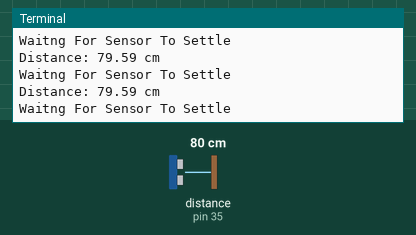
Simulated run of this program. Board: Raspberry Pi (header pin numbers). On the bench: the last lines printed to the terminal. Inputs (shaded band) come from the test bench; at power-on: distance to the obstacle (sensor on pin 35) 80 cm. The echo pulse lasts 58.3 µs per cm; the clock reads 2024-03-15 10:24:30 at power-on unless the program sets it.

Above: at 1.2 s.
1.3 s: distance to the obstacle (sensor on pin 35) set to 2 cm
At 1.9 s:
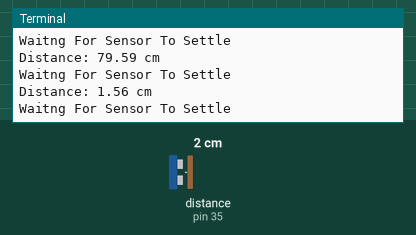
2.8 s: distance to the obstacle (sensor on pin 35) set to 4 cm
At 3.4 s:
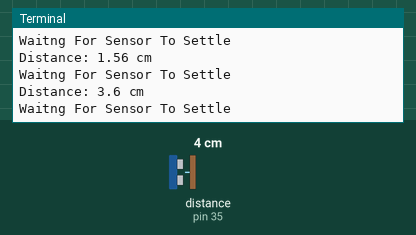
Timing chart, 0 to 5.8 s (numbered marks = the images above; inputs shaded):
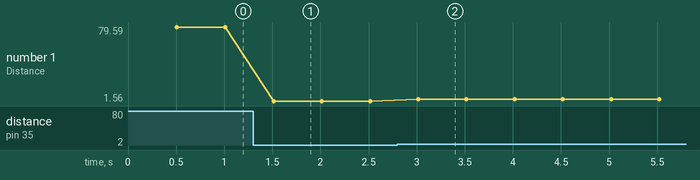

The program:

ultrasonic_sensor_test.py
```python
import RPi.GPIO as GPIO
import time

GPIO.cleanup()
GPIO.setmode(GPIO.BOARD)


TRIG = 37                                   #Associate pin 23 to TRIG
ECHO = 35                                  #Associate pin 24 to ECHO

print "Distance measurement in progress"

GPIO.setup(TRIG,GPIO.OUT)                  #Set pin as GPIO out
GPIO.setup(ECHO,GPIO.IN)                   #Set pin as GPIO in

while True:

  GPIO.output(TRIG, False)                 #Set TRIG as LOW
  print "Waitng For Sensor To Settle"
  time.sleep(0.5)                            #Delay of 2 seconds

  GPIO.output(TRIG, True)                  #Set TRIG as HIGH
  time.sleep(0.00001)                      #Delay of 0.00001 seconds
  GPIO.output(TRIG, False)                 #Set TRIG as LOW

  while GPIO.input(ECHO)==0:               #Check whether the ECHO is LOW
    pulse_start = time.time()              #Saves the last known time of LOW pulse

  while GPIO.input(ECHO)==1:               #Check whether the ECHO is HIGH
    pulse_end = time.time()                #Saves the last known time of HIGH pulse

  pulse_duration = pulse_end - pulse_start #Get pulse duration to a variable

  distance = pulse_duration * 17150        #Multiply pulse duration by 17150 to get distance
  distance = round(distance, 2)            #Round to two decimal points

  if distance > 2 and distance < 400:      #Check whether the distance is within range
    print "Distance:",distance - 0.5,"cm"  #Print distance with 0.5 cm calibration
  else:
    print "Out Of Range"                   #display out of range
```

Measured:
- after the input at 1.3 s, the terminal: prints a new line after 0.21 s (image 1)
- after the input at 2.8 s, the terminal: prints a new line after 0.22 s (image 2)
- plotted number 1: 79.59 → 1.56 after the input at 1.3 s, 1.56 → 3.6 after the input at 2.8 s
